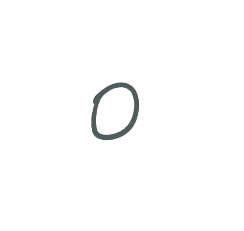
#> input picture my_own_test_data/0.jpg, 244 x 231 px
$ python -i my_own_test.py   (imports and definitions only)
#> lines starting #> are read from the running program, lines starting #| are printed output that depends on the picture
### FNN.py
# Recoginize handwritten digits use MNIST dataset

import numpy as np
import random

class Network(object):
    def __init__(self, sizes):
        """The list 'sizes contains the number of neurons in the respective layer of the network."""
        self.num_layers = len(sizes)
        self.sizes = sizes
        self.biases = [np.random.randn(y, 1) for y in sizes[1:]]
        self.weights = [np.random.randn(y, x) for x, y in zip(sizes[:-1], sizes[1:])]


    # [94 lines left out: functions feedforward, SGD, update_mini_batch, backprop, evaluate, cost_derivative, not called in this run]

#### Miscellaneous functions
def sigmoid(z):
    return 1.0/(1.0+np.exp(-z))

def sigmoid_prime(z):
    """Derivative of the sigmoid function."""
    return sigmoid(z)*(1-sigmoid(z))

### mnist_loader.py
"""
mnist_loader
~~~~~~~~~~~~

A library to load the MNIST image data.  For details of the data
structures that are returned, see the doc strings for ``load_data``
and ``load_data_wrapper``.  In practice, ``load_data_wrapper`` is the
function usually called by our neural network code.
"""

#### Libraries
# Standard library
import pickle
import gzip

# Third-party libraries
import numpy as np

def load_data():
    """Return the MNIST data as a tuple containing the training data,
    the validation data, and the test data.

    The ``training_data`` is returned as a tuple with two entries.
    The first entry contains the actual training images.  This is a
    numpy ndarray with 50,000 entries.  Each entry is, in turn, a
    numpy ndarray with 784 values, representing the 28 * 28 = 784
    pixels in a single MNIST image.

    The second entry in the ``training_data`` tuple is a numpy ndarray
    containing 50,000 entries.  Those entries are just the digit
    values (0...9) for the corresponding images contained in the first
    entry of the tuple.

    The ``validation_data`` and ``test_data`` are similar, except
    each contains only 10,000 images.

    This is a nice data format, but for use in neural networks it's
    helpful to modify the format of the ``training_data`` a little.
    That's done in the wrapper function ``load_data_wrapper()``, see
    below.
    """
    f = gzip.open('/Users/x/Desktop/network/mnist.pkl.gz', 'rb')
    training_data, validation_data, test_data = pickle.load(f, encoding = "latin1")
    f.close()
    return (training_data, validation_data, test_data)

def load_data_wrapper():
    """Return a tuple containing ``(training_data, validation_data,
    test_data)``. Based on ``load_data``, but the format is more
    convenient for use in our implementation of neural networks.

    In particular, ``training_data`` is a list containing 50,000
    2-tuples ``(x, y)``.  ``x`` is a 784-dimensional numpy.ndarray
    containing the input image.  ``y`` is a 10-dimensional
    numpy.ndarray representing the unit vector corresponding to the
    correct digit for ``x``.

    ``validation_data`` and ``test_data`` are lists containing 10,000
    2-tuples ``(x, y)``.  In each case, ``x`` is a 784-dimensional
    numpy.ndarry containing the input image, and ``y`` is the
    corresponding classification, i.e., the digit values (integers)
    corresponding to ``x``.

    Obviously, this means we're using slightly different formats for
    the training data and the validation / test data.  These formats
    turn out to be the most convenient for use in our neural network
    code."""
    tr_d, va_d, te_d = load_data()
    training_inputs = [np.reshape(x, (784, 1)) for x in tr_d[0]]
    training_results = [vectorized_result(y) for y in tr_d[1]]
    training_data = list(zip(training_inputs, training_results))
    validation_inputs = [np.reshape(x, (784, 1)) for x in va_d[0]]
    validation_data = list(zip(validation_inputs, va_d[1]))
    test_inputs = [np.reshape(x, (784, 1)) for x in te_d[0]]
    test_data = list(zip(test_inputs, te_d[1]))
    return (training_data, validation_data, test_data)

# [8 lines left out: function vectorized_result, not called in this run]

### my_own_test.py
from PIL import Image, ImageOps
import numpy as np
import FNN
import mnist_loader
import os
import matplotlib.pyplot as plt

def center_digit_image(img, canvas_size=28, digit_box_size=20):
    """
    Centers a digit in a 28x28 image by cropping to its bounding box,
    resizing to 20x20, and placing it on a black canvas.
    """
    # Get bounding box of the digit
    bbox = img.getbbox()
    if not bbox:
        return Image.new('L', (canvas_size, canvas_size), color=0)

    digit = img.crop(bbox)

    # Resize cropped digit to 20x20
    digit = digit.resize((digit_box_size, digit_box_size), Image.Resampling.LANCZOS)

    # Create new black canvas
    new_img = Image.new('L', (canvas_size, canvas_size), color=0)

    # Center the digit
    upper_left = ((canvas_size - digit_box_size) // 2, (canvas_size - digit_box_size) // 2)
    new_img.paste(digit, upper_left)

    return new_img


def load_custom_image(path):
    """
    Loads, processes, and vectorizes a custom digit image for MNIST-style FNN prediction.
    """
#> called with path = 'my_own_test_data/0.jpg'
    img = Image.open(path).convert('L')  # Grayscale
    img = ImageOps.invert(img)  # White digit on black background
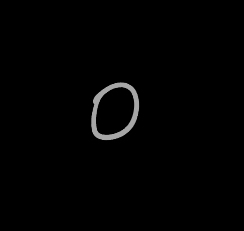
#> img: PIL image 244x231 L; min 0, max 167, mean 2.3

    # Autocontrast helps bring out the digit better before binarizing
    img = ImageOps.autocontrast(img)

    # Use autocontrasted image to get bbox and center it
    img = center_digit_image(img)
#> in center_digit_image, `bbox = img.getbbox()`: bbox = (88, 80, 144, 144)
#> in center_digit_image, `digit = img.crop(bbox)`:
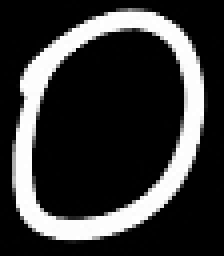
#> digit: PIL image 56x64 L (shown 4 times larger); min 0, max 255, mean 54.9
#> in center_digit_image, `digit = digit.resize((digit_box_size, digit_box_size), Image.Resamplin..`:
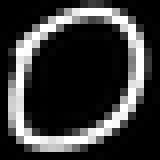
#> digit: PIL image 20x20 L (shown 8 times larger); min 0, max 255, mean 55.8
#> in center_digit_image, `new_img = Image.new('L', (canvas_size, canvas_size), color=0)`: new_img: PIL image 28x28 L; every value is 0
#> in center_digit_image, `new_img.paste(digit, upper_left)`:
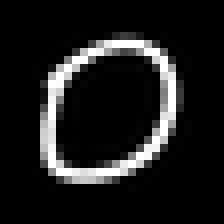
#> new_img: PIL image 28x28 L (shown 8 times larger); min 0, max 255, mean 28.5

    # Normalize AFTER centering
    img_data = np.asarray(img).astype(np.float32)
    img_data /= 255.0  # Normalize to 0–1

    # Optional thresholding: helps with very faint digits
    # img_data = np.where(img_data > 0.2, 1.0, 0.0)

    img_vector = img_data.flatten().reshape(784, 1)
#> img_vector = 784 values, max 1 at index 154, min 0 at index 0, mean 0.112

    # Visualization
    plt.imshow(img_data, cmap='gray')
    plt.title(f"Processed {os.path.basename(path)}")
    plt.show()

    return img_vector


# True labels
true_labels = list(range(10))

# Path to your folder
folder_path = "my_own_test_data"

# Build test set from handwritten images
my_test_data = []
# [7 lines not run here, left out]

# Load MNIST and train
# [1 line that did not run here, left out]
net = FNN.Network([784, 30, 10])
# [1 line not run here, left out]

# Evaluate on custom data with detailed output
correct = 0
# [8 lines not run here, left out]

>>> result = load_custom_image('my_own_test_data/0.jpg')
#> result has the same summary as img_vector in load_custom_image

$ run again, on my_own_test_data/4.jpg
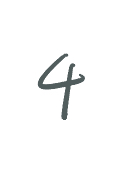
#> input picture my_own_test_data/4.jpg, 120 x 192 px
#> in load_custom_image, `img = ImageOps.autocontrast(img)`:
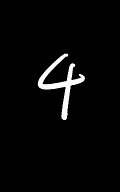
#> img: PIL image 120x192 L; min 0, max 255, mean 7.5
#> bbox = (32, 49, 88, 120)
#> in center_digit_image, `new_img.paste(digit, upper_left)`:
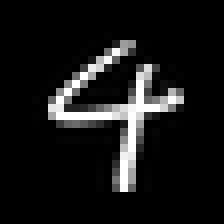
#> new_img: PIL image 28x28 L (shown 8 times larger); min 0, max 255, mean 22.6
#> img_vector = 784 values, max 1 at index 262, min 0 at index 0, mean 0.0888
#> result has the same summary as img_vector in load_custom_image
